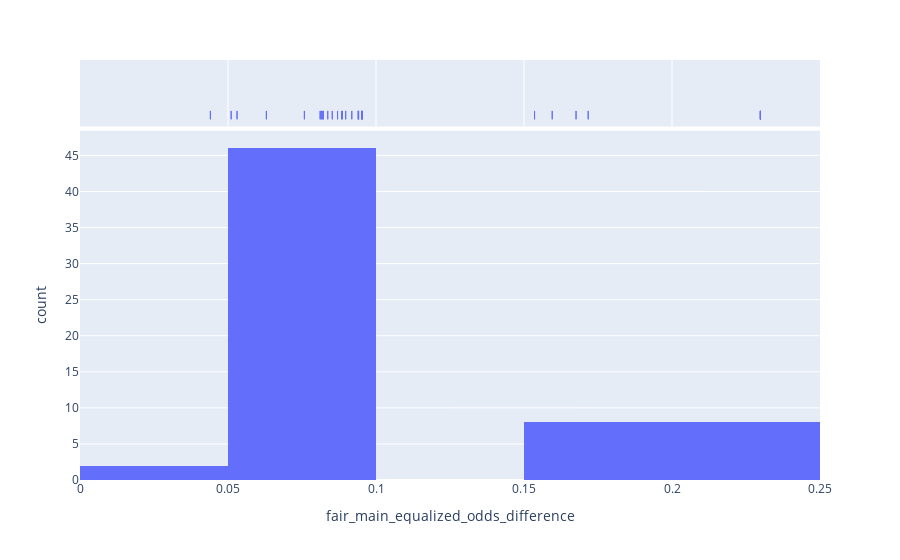

Source (notebook cell):
### Code cell
import plotly.express as px

fig = px.histogram(df_agg_full, x="fair_main_equalized_odds_difference", marginal="rug")
fig.show()

### Figure 1 — Plotly figure (JSON) as saved in the notebook; plotly's stock layout.template omitted (floating-point values rounded to 4 significant figures)
{"data": [{"bingroup": "x", "hovertemplate": "fair_main_equalized_odds_difference=%{x}<br>count=%{y}<extra></extra>", "legendgroup": "", "marker": {"color": "#636efa", "pattern": {"shape": ""}}, "name": "", "orientation": "v", "showlegend": false, "type": "histogram", "x": [0.04405, 0.04405, 0.08523, 0.08523, 0.09407, 0.09407, 0.1676, 0.1676, 0.09399, 0.09399, 0.1717, 0.1717, 0.09524, 0.09524, 0.2299, 0.2299, 0.06296, 0.06296, 0.09183, 0.09183, 0.05107, 0.05107, 0.08701, 0.08701, 0.08841, 0.08841, 0.1595, 0.1595, 0.08113, 0.08113, 0.08214, 0.08214, 0.08215, 0.08215, 0.08976, 0.08976, 0.07581, 0.07581, 0.08144, 0.08144, 0.08861, 0.08861, 0.1536, 0.1536, 0.05306, 0.05306, 0.09413, 0.09413, 0.09524, 0.09524, 0.2299, 0.2299, 0.08173, 0.08173, 0.0837, 0.0837, 0.09524, 0.09524, 0.2298, 0.2298, 0.09524, 0.09524, 0.2299, 0.2299], "xaxis": "x", "yaxis": "y"}, {"boxpoints": "all", "fillcolor": "rgba(255,255,255,0)", "hoveron": "points", "hovertemplate": "fair_main_equalized_odds_difference=%{x}<extra></extra>", "jitter": 0, "legendgroup": "", "line": {"color": "rgba(255,255,255,0)"}, "marker": {"color": "#636efa", "symbol": "line-ns-open"}, "name": "", "showlegend": false, "type": "box", "x": [0.04405, 0.04405, 0.08523, 0.08523, 0.09407, 0.09407, 0.1676, 0.1676, 0.09399, 0.09399, 0.1717, 0.1717, 0.09524, 0.09524, 0.2299, 0.2299, 0.06296, 0.06296, 0.09183, 0.09183, 0.05107, 0.05107, 0.08701, 0.08701, 0.08841, 0.08841, 0.1595, 0.1595, 0.08113, 0.08113, 0.08214, 0.08214, 0.08215, 0.08215, 0.08976, 0.08976, 0.07581, 0.07581, 0.08144, 0.08144, 0.08861, 0.08861, 0.1536, 0.1536, 0.05306, 0.05306, 0.09413, 0.09413, 0.09524, 0.09524, 0.2299, 0.2299, 0.08173, 0.08173, 0.0837, 0.0837, 0.09524, 0.09524, 0.2298, 0.2298, 0.09524, 0.09524, 0.2299, 0.2299], "xaxis": "x2", "yaxis": "y2"}], "layout": {"barmode": "relative", "legend": {"tracegroupgap": 0}, "margin": {"t": 60}, "xaxis": {"anchor": "y", "domain": [0, 1], "title": {"text": "fair_main_equalized_odds_difference"}}, "xaxis2": {"anchor": "y2", "domain": [0, 1], "matches": "x", "showgrid": true, "showticklabels": false}, "yaxis": {"anchor": "x", "domain": [0, 0.8316], "title": {"text": "count"}}, "yaxis2": {"anchor": "x2", "domain": [0.8416, 1], "matches": "y2", "showgrid": false, "showline": false, "showticklabels": false, "ticks": ""}}}
